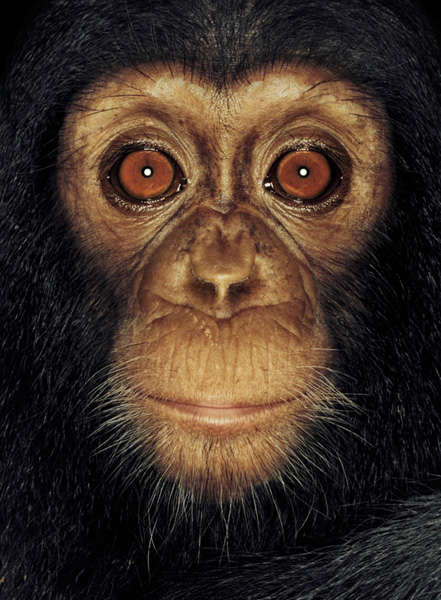
#> input picture ColorQuantization/monkey_face.jpg, 441 x 600 px
$ python 4_colorQuantization.py
#> lines starting #> are read from the running program, lines starting #| are printed output that depends on the picture
import numpy as np
import numpy.ma as ma
import matplotlib.pyplot as plt

# an extended version of an image, containing also the range of the color channels, and
# functions to manipulate it.
# the class has the following attributes:
# image_box.img       : a masked array containing the original image with the valid class pixels unmasked
# image_box.ch_range  : a list of length 3, one value per color channel containing the range of values for this channel
# and the following functions:
# image_box.find_max_range()                  : finds which channel has the maximum range, and returns the range and the channel
# image_box.split(split_point, ch_to_split)   : splits the image of the object (image_box.img) into two images. The splitting
#                                               value and channel are passed as arguments. The function returns two masked
#                                               numpy arrays, as the result of the split
class image_box:

    def __init__(self, img):
        self.img = img
        self.ch_range = np.empty((3))           # range of RGB color values (default: max range)    self.range = [255, 255, 255]
        self.ch_range[0] = ma.ptp(img[..., 0])    # range of red values
        self.ch_range[1] = ma.ptp(img[..., 1])    # range of green values
        self.ch_range[2] = ma.ptp(img[..., 2])    # range of blue value

    def find_max_range(self):
        print ('Inside Find Max Range')
        max_range_ch = self.ch_range.argmax()
        max_range    = self.ch_range[max_range_ch]
        print ('Max Value: ' + str(max_range) + '   Channel: ' + str (max_range_ch))
        return max_range, max_range_ch

    def split(self, split_point, ch_to_split):
        img1 = np.ma.array(self.img, mask=False, fill_value=0)
        img2 = np.ma.array(self.img, mask=False, fill_value=0)

        ch_to_split = int(ch_to_split)
        img1[:,:,ch_to_split] = ma.masked_less(img1[:,:,ch_to_split], split_point)
        if ch_to_split == 0:
            img1[ma.getmask(img1[:,:,ch_to_split]),1] = ma.masked
            img1[ma.getmask(img1[:,:,ch_to_split]),2] = ma.masked
        elif ch_to_split == 1:
            img1[ma.getmask(img1[:,:,ch_to_split]),0] = ma.masked
            img1[ma.getmask(img1[:,:,ch_to_split]),2] = ma.masked
        else:
            img1[ma.getmask(img1[:,:,ch_to_split]),1] = ma.masked
            img1[ma.getmask(img1[:,:,ch_to_split]),0] = ma.masked


        img2[:,:,ch_to_split] = ma.masked_greater_equal(img2[:,:,ch_to_split], split_point)
        if ch_to_split == 0:
            img2[ma.getmask(img2[:,:,ch_to_split]),1] = ma.masked
            img2[ma.getmask(img2[:,:,ch_to_split]),2] = ma.masked
        elif ch_to_split == 1:
            img2[ma.getmask(img2[:,:,ch_to_split]),0] = ma.masked
            img2[ma.getmask(img2[:,:,ch_to_split]),2] = ma.masked
        else:
            img2[ma.getmask(img2[:,:,ch_to_split]),1] = ma.masked
            img2[ma.getmask(img2[:,:,ch_to_split]),0] = ma.masked

        #print ('Image 1 after : ' + str(img1))
        #print ('Image 2 after : ' + str(img2))

        return img1, img2


def find_split_point(images):
    # Finds the image with the max range. It returns the index of this image and the corresponding color channel.
    # INPUTS  -  @ images:   a list of candidates for a split. Each item should be of type: image_box
    # OUTPUTS -  a tuple (index_of_image_to_split, channel_of_maximum_range)
    maxime, n = 0, 0
    print ('Inside Find Split Point...')

    if len(images)<=1:
        for i in range (len(images)):
            max_range, max_range_ch = images[i].find_max_range()
            if (maxime  < max_range):
                maxime  = max_range
                ch_to_split  = max_range_ch
                img_to_split_ind = i
    else:
        for i in range (len(images)):
            max_range, max_range_ch = images[i].find_max_range()
            if (maxime  < max_range):
                maxime  = max_range
                ch_to_split  = max_range_ch
                img_to_split_ind = i

    #print ('Image to split: ' + str(img_to_split_ind) + '    Channel: ' + str(ch_to_split))
    return img_to_split_ind, ch_to_split


def find_split_value(img_box, ch):
    split_point = np.ma.median(img_box.img[:,:,ch])
    #print (split_point)
    return split_point

def reconstruct_quantized_image(images):
    # returns the final quantized image, as a simple numpy array (not masked) of type numpy.uint8, where each
    # pixel value is replaced by the mean value of the pixels of the class it belongs to

    q_img = np.zeros(images[0].img.shape, dtype=np.uint8)
    print (q_img.shape)

    for box in images:
        for color in range (box.img.shape[2]):
            average = ma.mean(box.img[:,:,color])
            q_img[~ma.getmask(box.img[:,:,color]),color] = average

    return q_img


def hw1_q4(orig_img, N):
    images_q = []
    orig_img = np.ma.array(orig_img, mask=False, fill_value=0)
    images_q.append(image_box(orig_img)),
    k = 0
    while (k<N):
        split_ind, ch_to_split     = find_split_point(images_q)
        split_point                = find_split_value(images_q[split_ind], ch_to_split)
        print ('Find split value successful')
        new_box1, new_box2  = images_q[split_ind].split(split_point, ch_to_split)
        del images_q[split_ind]
        images_q.append(image_box(new_box1))
        images_q.append(image_box(new_box2))
        print ('Split function successful')
        k+=2
    q_img = reconstruct_quantized_image(images_q)
    return q_img

# ---------------------------------------------MAIN SCRIPT-------------------------------------------------------------------#
# initialize
# number of color classes
N = 20
# path to the image
image_path = 'monkey_face.jpg'
# load the image
orig_img = plt.imread(image_path).astype(np.uint8)
#> orig_img is the input picture: shape (600, 441, 3); mean R, G, B 63, 47.9, 38.7

q_img = hw1_q4(orig_img, N)
#> the loop in hw1_q4, `while (k<N):` made 10 passes
#> (split_ind, split_point) on passes 1 to 10: (0, 33), (0, 77), (1, 75), (2, 177), (3, 101), (4, 112), (5, 122), (1, 63), (5, 132), (1, 138)
#> after the loop in hw1_q4, `while (k<N):`: images_q = 11 items; k = 20
#| (600, 441, 3)
#> the loop in reconstruct_quantized_image, `for box in images:` made 11 passes
#> after the loop in reconstruct_quantized_image, `for box in images:`:
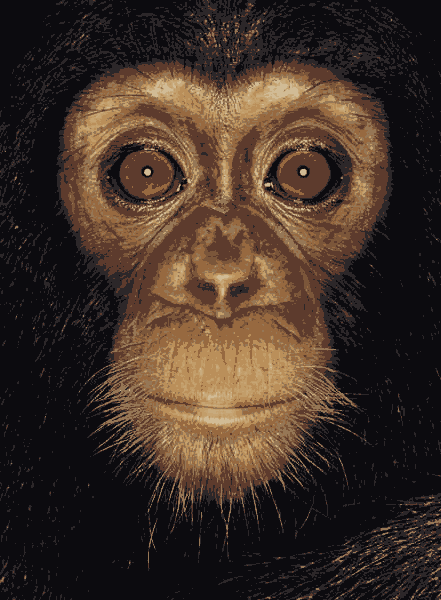
#> q_img: shape (600, 441, 3); mean R, G, B 62.5, 47.4, 38.1

# show the original image next to the color-quantized image, for visual inspection of the result
print('Showing the results...')
plt.subplot(1, 2, 1)
plt.imshow(orig_img)
plt.axis('off')
plt.title('Original image')
plt.subplot(1, 2, 2)
plt.imshow(q_img)
plt.axis('off')
plt.title('Quantized image with ' + str(N) + ' colors')
plt.show()
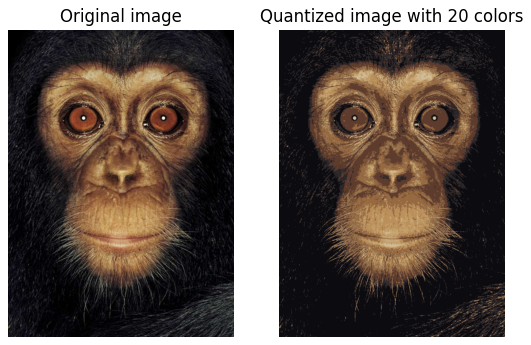
#> figure drawn by matplotlib, 2 panels
print('You are finished with question 4!')

$ run again, with ColorQuantization/butterfly.jpg copied over ColorQuantization/monkey_face.jpg
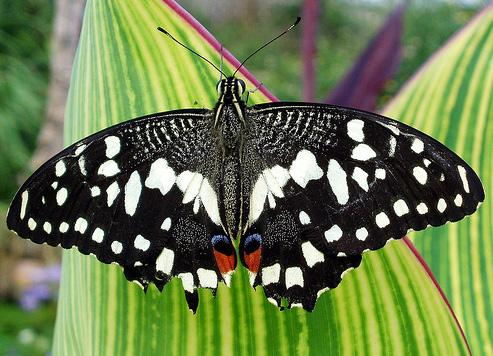
#> input picture ColorQuantization/butterfly.jpg, 493 x 356 px
#> orig_img is the input picture: shape (356, 493, 3); mean R, G, B 107, 123.6, 77.2
#> the loop in hw1_q4, `while (k<N):` made 10 passes
#> (split_ind, split_point) on passes 1 to 8: (0, 101), (0, 107), (2, 180), (1, 208), (0, 50), (1, 154), (2, 165), (2, 56)
#> after the loop in hw1_q4, `while (k<N):`: images_q = 11 items; k = 20
#| (356, 493, 3)
#> the loop in reconstruct_quantized_image, `for box in images:` made 11 passes
#> after the loop in reconstruct_quantized_image, `for box in images:`:
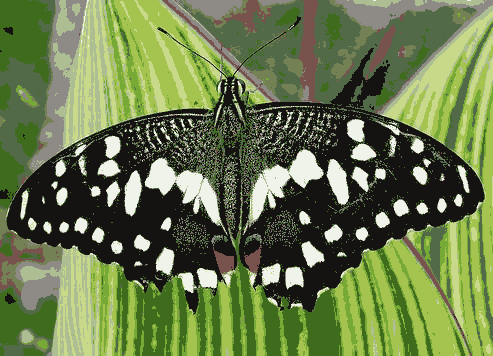
#> q_img: shape (356, 493, 3); mean R, G, B 106.5, 123.2, 76.7
#> `plt.show()`:
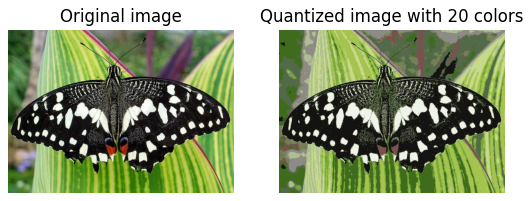
#> figure drawn by matplotlib, 2 panels
